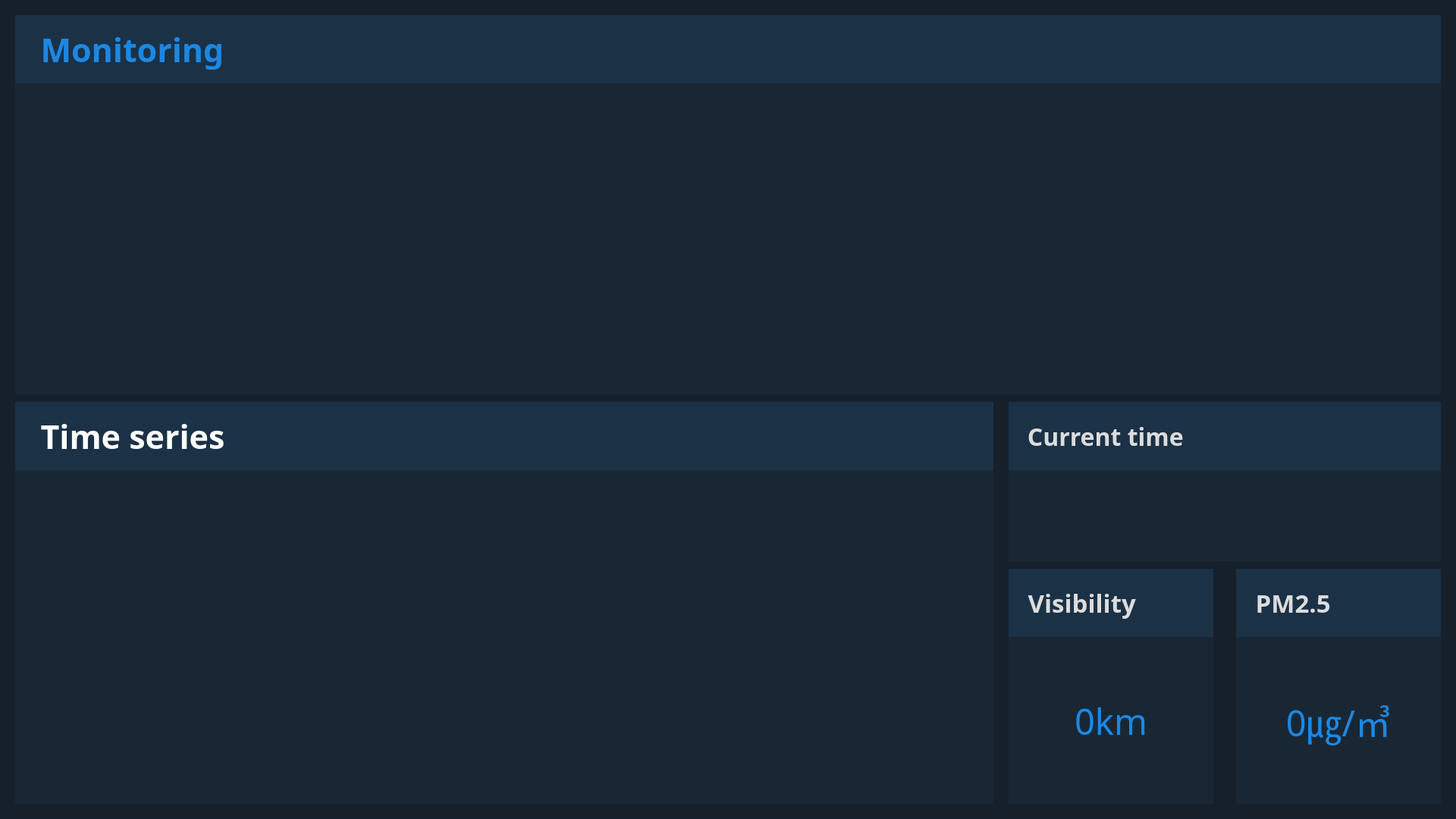
<?xml version="1.0" encoding="UTF-8"?>
<ui version="4.0">
 <class>js06_1920</class>
 <widget class="QWidget" name="js06_1920">
  <property name="geometry">
   <rect>
    <x>0</x>
    <y>0</y>
    <width>1920</width>
    <height>1080</height>
   </rect>
  </property>
  <property name="windowTitle">
   <string>JS06</string>
  </property>
  <property name="styleSheet">
   <string notr="true">#js06_1920
{
	background-color:rgb(22,32,42);
}</string>
  </property>
  <widget class="QLabel" name="title_label">
   <property name="geometry">
    <rect>
     <x>20</x>
     <y>20</y>
     <width>1880</width>
     <height>90</height>
    </rect>
   </property>
   <property name="font">
    <font>
     <family>NanumGothic</family>
     <pointsize>32</pointsize>
     <weight>75</weight>
     <bold>true</bold>
    </font>
   </property>
   <property name="styleSheet">
    <string notr="true">#title_label
{
	background-color:rgb(27,49,70);
	color:rgb(28,136,227);
}</string>
   </property>
   <property name="text">
    <string>   Monitoring</string>
   </property>
   <property name="alignment">
    <set>Qt::AlignLeading|Qt::AlignLeft|Qt::AlignVCenter</set>
   </property>
  </widget>
  <widget class="QPushButton" name="settings_button">
   <property name="geometry">
    <rect>
     <x>1830</x>
     <y>35</y>
     <width>57</width>
     <height>58</height>
    </rect>
   </property>
   <property name="styleSheet">
    <string notr="true">
#settings_button
{
	background-image: url(C:/Users/user/Workspace/target_manually/targets_manually/src/ui/icon/settings.png);
	border:0px;
}
#settings_button:pressed
{
	background-image: url(C:/Users/user/Workspace/target_manually/targets_manually/src/ui/icon/settings_on.png);
	background-color:rgb(27,49,70);
}
#settings_button:hover
{
	background-image: url(C:/Users/user/Workspace/target_manually/targets_manually/src/ui/icon/settings_on.png);
	background-color:rgb(27,49,70);
}</string>
   </property>
   <property name="text">
    <string/>
   </property>
   <property name="autoDefault">
    <bool>true</bool>
   </property>
   <property name="default">
    <bool>true</bool>
   </property>
   <property name="flat">
    <bool>true</bool>
   </property>
  </widget>
  <widget class="QLabel" name="image_label">
   <property name="geometry">
    <rect>
     <x>20</x>
     <y>110</y>
     <width>1880</width>
     <height>410</height>
    </rect>
   </property>
   <property name="styleSheet">
    <string notr="true">#image_label
{
	background-color:rgb(25,39,52);
}
</string>
   </property>
   <property name="text">
    <string/>
   </property>
  </widget>
  <widget class="QLabel" name="visibility_label">
   <property name="geometry">
    <rect>
     <x>20</x>
     <y>530</y>
     <width>1290</width>
     <height>90</height>
    </rect>
   </property>
   <property name="font">
    <font>
     <family>NanumGothic</family>
     <pointsize>32</pointsize>
     <weight>75</weight>
     <bold>true</bold>
    </font>
   </property>
   <property name="styleSheet">
    <string notr="true">#visibility_label
{
	background-color:rgb(27,49,70);
	color:rgb(255,255,255);
}</string>
   </property>
   <property name="text">
    <string>   Time series</string>
   </property>
   <property name="alignment">
    <set>Qt::AlignLeading|Qt::AlignLeft|Qt::AlignVCenter</set>
   </property>
  </widget>
  <widget class="QLabel" name="graph_label">
   <property name="geometry">
    <rect>
     <x>20</x>
     <y>620</y>
     <width>1290</width>
     <height>440</height>
    </rect>
   </property>
   <property name="styleSheet">
    <string notr="true">#graph_label
{
	background-color:rgb(25,39,52);
}
</string>
   </property>
   <property name="text">
    <string/>
   </property>
  </widget>
  <widget class="QPushButton" name="graph_pushButton">
   <property name="geometry">
    <rect>
     <x>1230</x>
     <y>550</y>
     <width>57</width>
     <height>56</height>
    </rect>
   </property>
   <property name="autoFillBackground">
    <bool>false</bool>
   </property>
   <property name="styleSheet">
    <string notr="true">
#graph_pushButton
{
	background-image: url(C:/Users/user/Workspace/target_manually/targets_manually/src/ui/icon/graph.png);
	border:0px;
}
</string>
   </property>
   <property name="text">
    <string/>
   </property>
   <property name="autoDefault">
    <bool>true</bool>
   </property>
   <property name="default">
    <bool>true</bool>
   </property>
   <property name="flat">
    <bool>true</bool>
   </property>
  </widget>
  <widget class="QLabel" name="time_label">
   <property name="geometry">
    <rect>
     <x>1330</x>
     <y>530</y>
     <width>570</width>
     <height>90</height>
    </rect>
   </property>
   <property name="font">
    <font>
     <family>NanumGothic</family>
     <pointsize>24</pointsize>
     <weight>75</weight>
     <bold>true</bold>
    </font>
   </property>
   <property name="styleSheet">
    <string notr="true">#time_label
{
	background-color:rgb(27,49,70);
	color:rgb(220,220,220);
}</string>
   </property>
   <property name="text">
    <string>   Current time</string>
   </property>
   <property name="alignment">
    <set>Qt::AlignLeading|Qt::AlignLeft|Qt::AlignVCenter</set>
   </property>
  </widget>
  <widget class="QPushButton" name="clock_pushButton">
   <property name="geometry">
    <rect>
     <x>1830</x>
     <y>550</y>
     <width>54</width>
     <height>54</height>
    </rect>
   </property>
   <property name="autoFillBackground">
    <bool>false</bool>
   </property>
   <property name="styleSheet">
    <string notr="true">
#clock_pushButton
{
	background-image: url(C:/Users/user/Workspace/target_manually/targets_manually/src/ui/icon/clock.png);
	border:0px;
}
</string>
   </property>
   <property name="text">
    <string/>
   </property>
   <property name="autoDefault">
    <bool>true</bool>
   </property>
   <property name="default">
    <bool>true</bool>
   </property>
   <property name="flat">
    <bool>true</bool>
   </property>
  </widget>
  <widget class="QLabel" name="real_time_label">
   <property name="geometry">
    <rect>
     <x>1330</x>
     <y>620</y>
     <width>570</width>
     <height>120</height>
    </rect>
   </property>
   <property name="font">
    <font>
     <family>NanumGothic</family>
     <pointsize>28</pointsize>
     <weight>50</weight>
     <bold>false</bold>
    </font>
   </property>
   <property name="styleSheet">
    <string notr="true">#real_time_label
{
	background-color:rgb(25,39,52);
	color:rgb(220,220,220);

}
</string>
   </property>
   <property name="text">
    <string/>
   </property>
   <property name="alignment">
    <set>Qt::AlignCenter</set>
   </property>
  </widget>
  <widget class="QLabel" name="c_vis_title_label">
   <property name="geometry">
    <rect>
     <x>1330</x>
     <y>750</y>
     <width>270</width>
     <height>90</height>
    </rect>
   </property>
   <property name="font">
    <font>
     <family>NanumGothic</family>
     <pointsize>25</pointsize>
     <weight>75</weight>
     <bold>true</bold>
    </font>
   </property>
   <property name="styleSheet">
    <string notr="true">#c_vis_title_label
{
	background-color:rgb(27,49,70);
	color:rgb(220,220,220);
}</string>
   </property>
   <property name="text">
    <string>   Visibility</string>
   </property>
   <property name="alignment">
    <set>Qt::AlignLeading|Qt::AlignLeft|Qt::AlignVCenter</set>
   </property>
  </widget>
  <widget class="QLabel" name="c_vis_label">
   <property name="geometry">
    <rect>
     <x>1330</x>
     <y>840</y>
     <width>270</width>
     <height>220</height>
    </rect>
   </property>
   <property name="font">
    <font>
     <family>NanumGothic</family>
     <pointsize>35</pointsize>
     <weight>50</weight>
     <bold>false</bold>
    </font>
   </property>
   <property name="contextMenuPolicy">
    <enum>Qt::PreventContextMenu</enum>
   </property>
   <property name="styleSheet">
    <string notr="true">#c_vis_label
{
	background-color:rgb(25,39,52);
	color:rgb(28,136,227);
}
</string>
   </property>
   <property name="text">
    <string>0km</string>
   </property>
   <property name="alignment">
    <set>Qt::AlignCenter</set>
   </property>
  </widget>
  <widget class="QPushButton" name="vis_pushButton">
   <property name="geometry">
    <rect>
     <x>1520</x>
     <y>770</y>
     <width>48</width>
     <height>48</height>
    </rect>
   </property>
   <property name="autoFillBackground">
    <bool>false</bool>
   </property>
   <property name="styleSheet">
    <string notr="true">
#vis_pushButton
{
	background-image: url(C:/Users/user/Workspace/target_manually/targets_manually/src/ui/icon/vis.png);
	border:0px;
}
</string>
   </property>
   <property name="text">
    <string/>
   </property>
   <property name="autoDefault">
    <bool>true</bool>
   </property>
   <property name="default">
    <bool>true</bool>
   </property>
   <property name="flat">
    <bool>true</bool>
   </property>
  </widget>
  <widget class="QWidget" name="verticalLayoutWidget">
   <property name="geometry">
    <rect>
     <x>20</x>
     <y>110</y>
     <width>1881</width>
     <height>411</height>
    </rect>
   </property>
   <layout class="QVBoxLayout" name="verticallayout"/>
  </widget>
  <widget class="QWidget" name="verticalLayoutWidget_2">
   <property name="geometry">
    <rect>
     <x>20</x>
     <y>620</y>
     <width>1291</width>
     <height>441</height>
    </rect>
   </property>
   <layout class="QVBoxLayout" name="web_verticalLayout"/>
  </widget>
  <widget class="QLabel" name="c_pm_label">
   <property name="geometry">
    <rect>
     <x>1630</x>
     <y>840</y>
     <width>270</width>
     <height>220</height>
    </rect>
   </property>
   <property name="font">
    <font>
     <family>NanumGothic</family>
     <pointsize>35</pointsize>
     <weight>50</weight>
     <bold>false</bold>
    </font>
   </property>
   <property name="contextMenuPolicy">
    <enum>Qt::PreventContextMenu</enum>
   </property>
   <property name="styleSheet">
    <string notr="true">#c_pm_label

{
	background-color:rgb(25,39,52);
	color:rgb(28,136,227);
}
</string>
   </property>
   <property name="text">
    <string>0㎍/㎥</string>
   </property>
   <property name="alignment">
    <set>Qt::AlignCenter</set>
   </property>
  </widget>
  <widget class="QLabel" name="c_pm_title_label">
   <property name="geometry">
    <rect>
     <x>1630</x>
     <y>750</y>
     <width>270</width>
     <height>90</height>
    </rect>
   </property>
   <property name="font">
    <font>
     <family>NanumGothic</family>
     <pointsize>25</pointsize>
     <weight>75</weight>
     <bold>true</bold>
    </font>
   </property>
   <property name="styleSheet">
    <string notr="true">#c_pm_title_label
{
	background-color:rgb(27,49,70);
	color:rgb(220,220,220);
}</string>
   </property>
   <property name="text">
    <string>   PM2.5</string>
   </property>
   <property name="alignment">
    <set>Qt::AlignLeading|Qt::AlignLeft|Qt::AlignVCenter</set>
   </property>
  </widget>
 </widget>
 <resources/>
 <connections/>
</ui>
